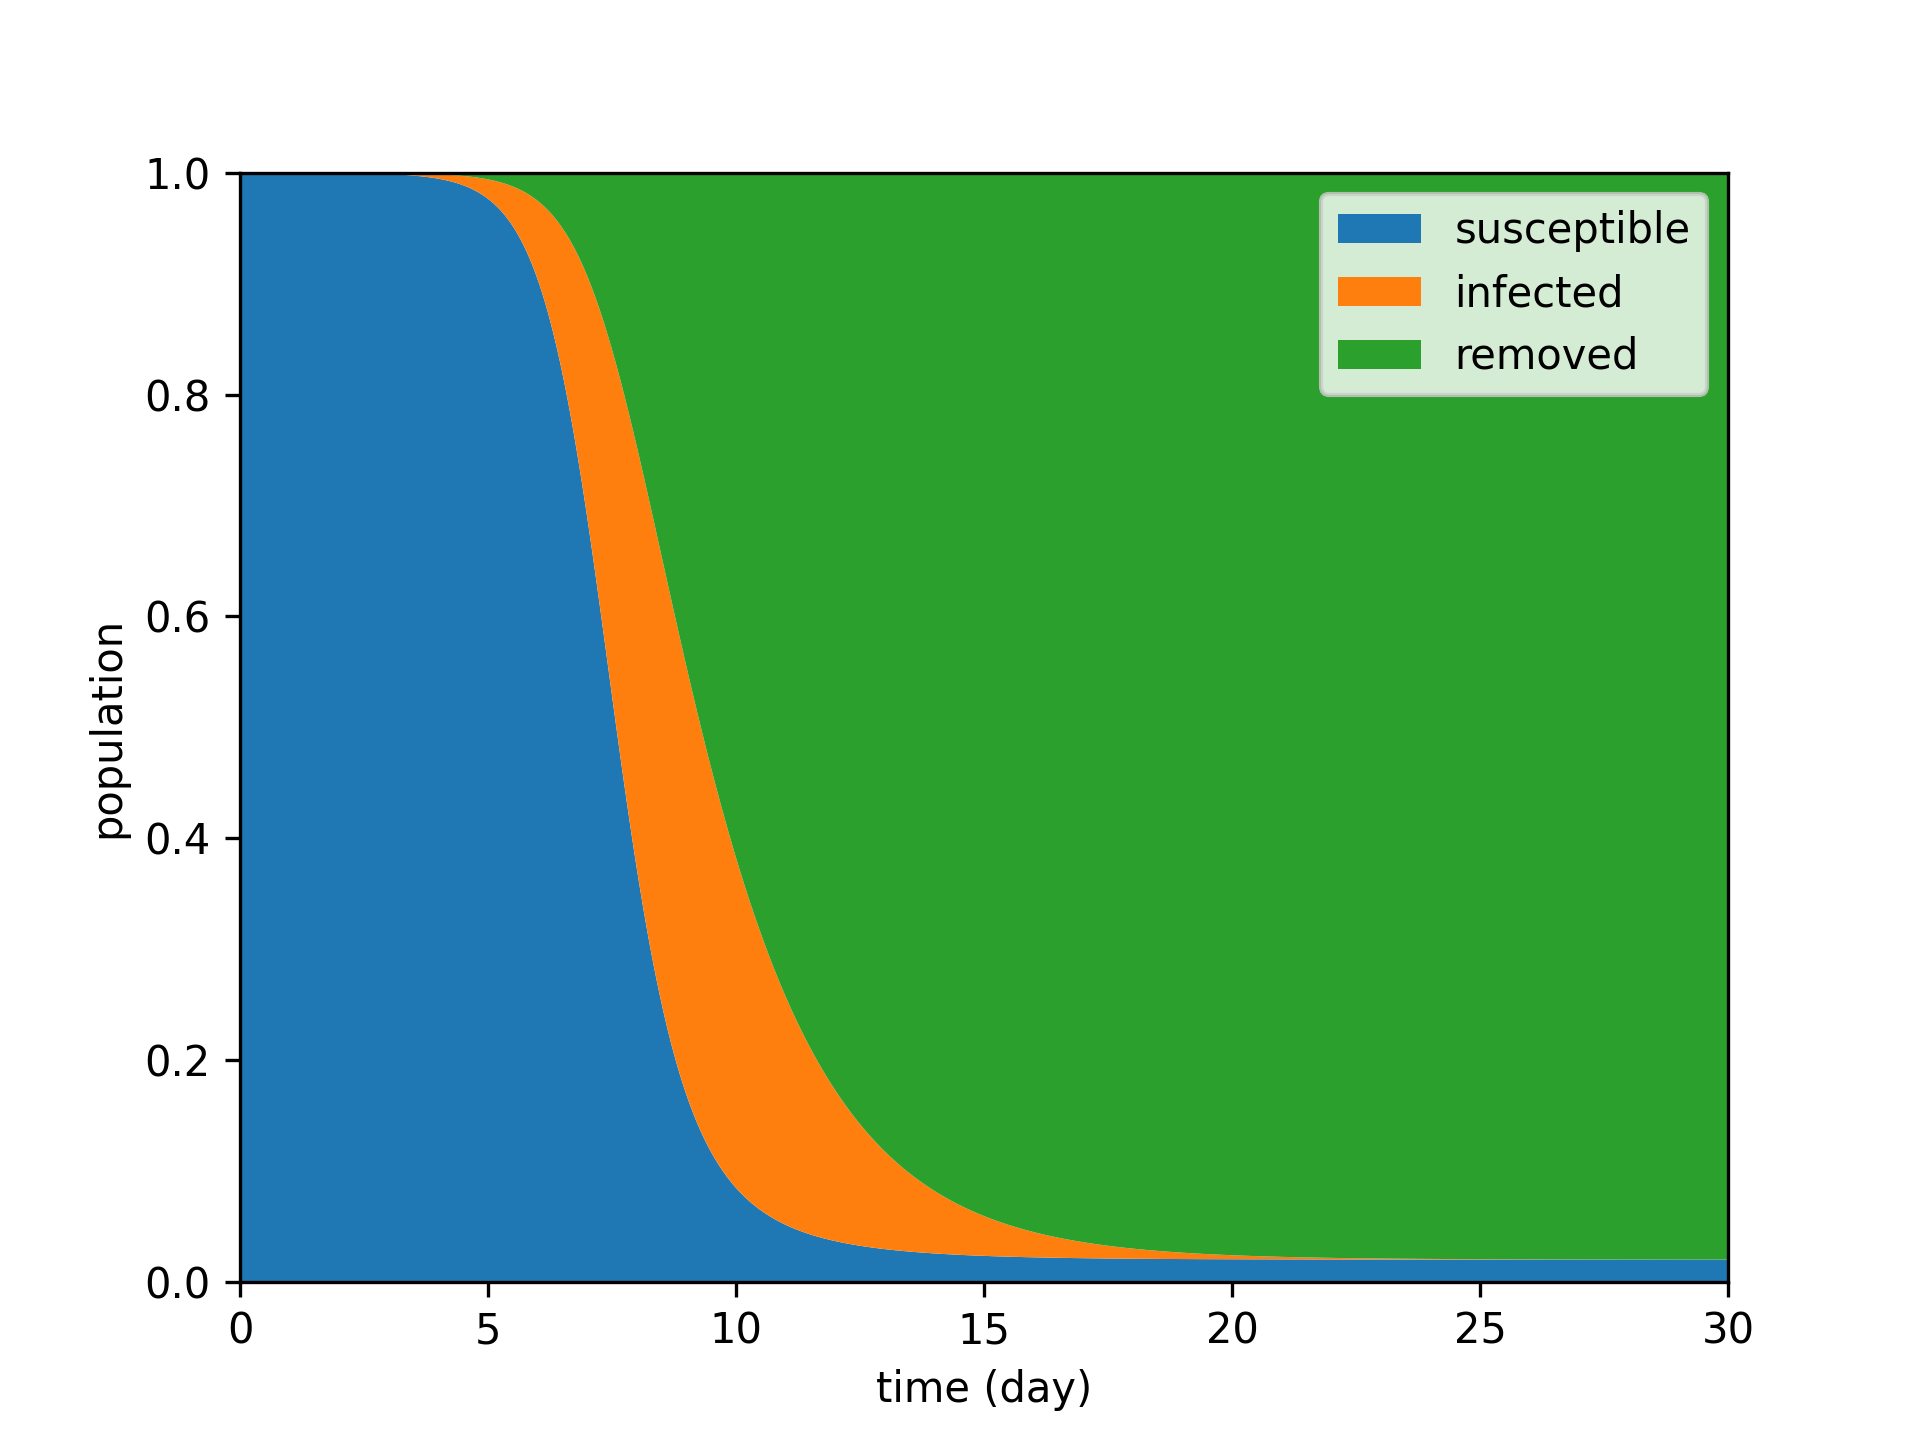

Python code for this plot:
#!/usr/bin/env python3

import matplotlib.pyplot
import numpy
import scipy.integrate


def kermack_sir(y, t):
	S, I, R = y  # S = susceptible, I = infected, R = removed (recovered)

	# constants
	beta = 2.0
	gamma = 0.5

	dS_dt = -beta * S * I  # new infects when S and I contact with prob. beta
	dR_dt = gamma * I  # infects removed with prob. gamma
	dI_dt = -dS_dt - dR_dt  # infects net change ((S>I) - (I>R))

	return [dS_dt, dI_dt, dR_dt]


# initial condition,
# seed with 0.001% infection
infect_init = 0.00001
y_init = [1.0 - infect_init, infect_init, 0.0]

t_max = 30
t = numpy.linspace(0, t_max, 1000)  # timepoints to resolve
y = scipy.integrate.odeint(kermack_sir, y_init, t)

# plot
ax = matplotlib.pyplot.gca()
label = ["susceptible", "infected", "removed"]

handles = list()
base_y = numpy.zeros(t.shape, dtype=float)
for curr_y, l in zip(y.T, label):
	p = ax.fill_between(t, base_y, base_y + curr_y, edgecolor="none", label=l)
	handles.append(p)
	base_y += curr_y

ax.legend(handles=handles, loc=1, frameon=True)
ax.set_xlim(0, t_max)
ax.set_ylim(0, 1)
ax.set_xlabel("time (day)")
ax.set_ylabel("population")

matplotlib.pyplot.show()
matplotlib.pyplot.close()
